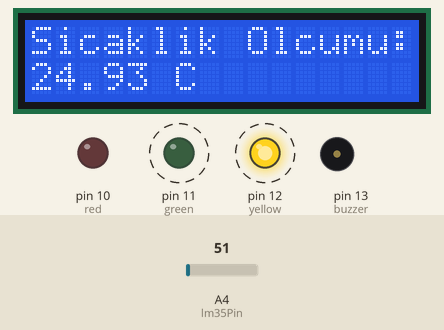
A sketch run on a simulated Arduino Uno, built with avr-gcc and run on an emulated ATmega328P. Shown: 16×2 character LCD, output pins drawn as LEDs (lit = HIGH), buzzer (waves = sounding, pin HIGH). Dashed ring = blinking. Inputs (shaded band) come from the test bench; at power-on: A4 (lm35Pin) = 51. What the sketch prints to the serial monitor is not drawn.

Above: at 1.2 s.
1.3 s: A4 (lm35Pin) set to 63
At 1.72 s:
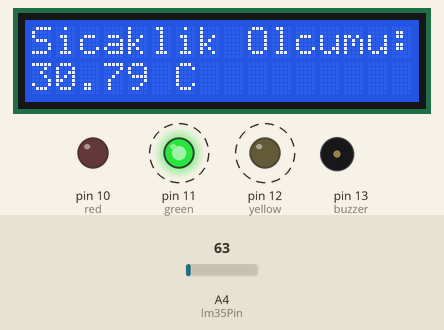
3.7 s: A4 (lm35Pin) set to 77
At 4.39 s:
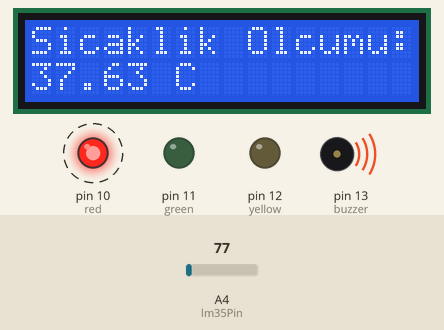
6.7 s: A4 (lm35Pin) set to 71
At 6.95 s:
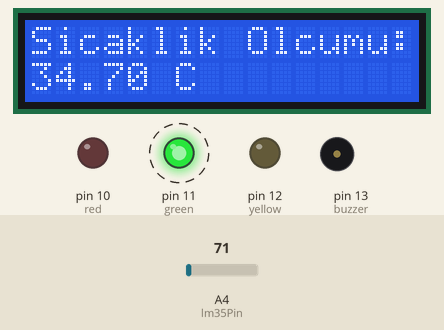
Timing chart, 0 to 14.3 s (numbered marks = the images above; inputs shaded):
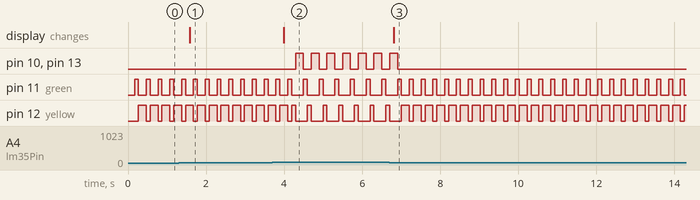

Measured:
- the behaviour switches between 71 and 72 on A4 (lm35Pin) (found by bisection; images 1 and 2)
- after the input at 1.3 s, the display: changes after 0.28 s (image 1)
- after the input at 3.7 s, pin 10 (red), pin 13 (buzzer): alternates HIGH for 0.20 s and LOW for 0.20 s, starting after 0.59 s; the display: changes after 0.29 s (image 2)
- after the input at 6.7 s, pin 10 (red), pin 13 (buzzer): goes on until 6.9 s, then stays LOW; the display: changes after 0.11 s (image 3)
- by itself, pin 11 (green): alternates HIGH for 0.10 s and LOW for 0.20 s
- by itself, pin 12 (yellow): repeats every 0.30 s: HIGH 0.20 s, LOW 0.10 s

The sketch:

grup_projesi.ino
```cpp
#include <LiquidCrystal.h>

int lm35Pin = A4 ;
int red= 10;
int green = 11;
int yellow = 12;


#define buzzer 13

 int zaman = 50;
 int okunan_deger = 0;
 float sicaklik_gerilim = 0;
 float sicaklik = 0;

 LiquidCrystal lcd(8, 9, 4, 5, 6, 7);

 void setup()
 {
   lcd.begin(16, 2);
   lcd.print("Sicaklik Olcumu:");
  pinMode(red,OUTPUT);
  pinMode(green,OUTPUT);

   pinMode(buzzer,OUTPUT);
    pinMode(yellow,OUTPUT);
   Serial.begin(9600);
 }

 void loop()
 {
   okunan_deger = analogRead(lm35Pin);
   sicaklik_gerilim = (okunan_deger / 1023.0)*5000.0;
   sicaklik = sicaklik_gerilim /10.0;
   Serial.println(sicaklik);
    lcd.setCursor(0, 1);
  lcd.print(sicaklik);
  lcd.setCursor(6,1);
  lcd.print("C");
  delay(100);

  if(0< sicaklik <= 25){
     digitalWrite(red,LOW);
     digitalWrite(buzzer,LOW);
      digitalWrite(green,HIGH);
           digitalWrite(yellow,LOW);

     delay(100);
   }
   if(25 < sicaklik < 35){
     digitalWrite(red,LOW);
     digitalWrite(buzzer,LOW);
      digitalWrite(green,LOW);
           digitalWrite(yellow,HIGH);

     delay(100);
   }
   if(sicaklik > 35){


    digitalWrite(green,LOW);
     digitalWrite(buzzer,HIGH);
      digitalWrite(red,HIGH);
         digitalWrite(yellow,LOW);
     delay(100);

   }
 }
```
